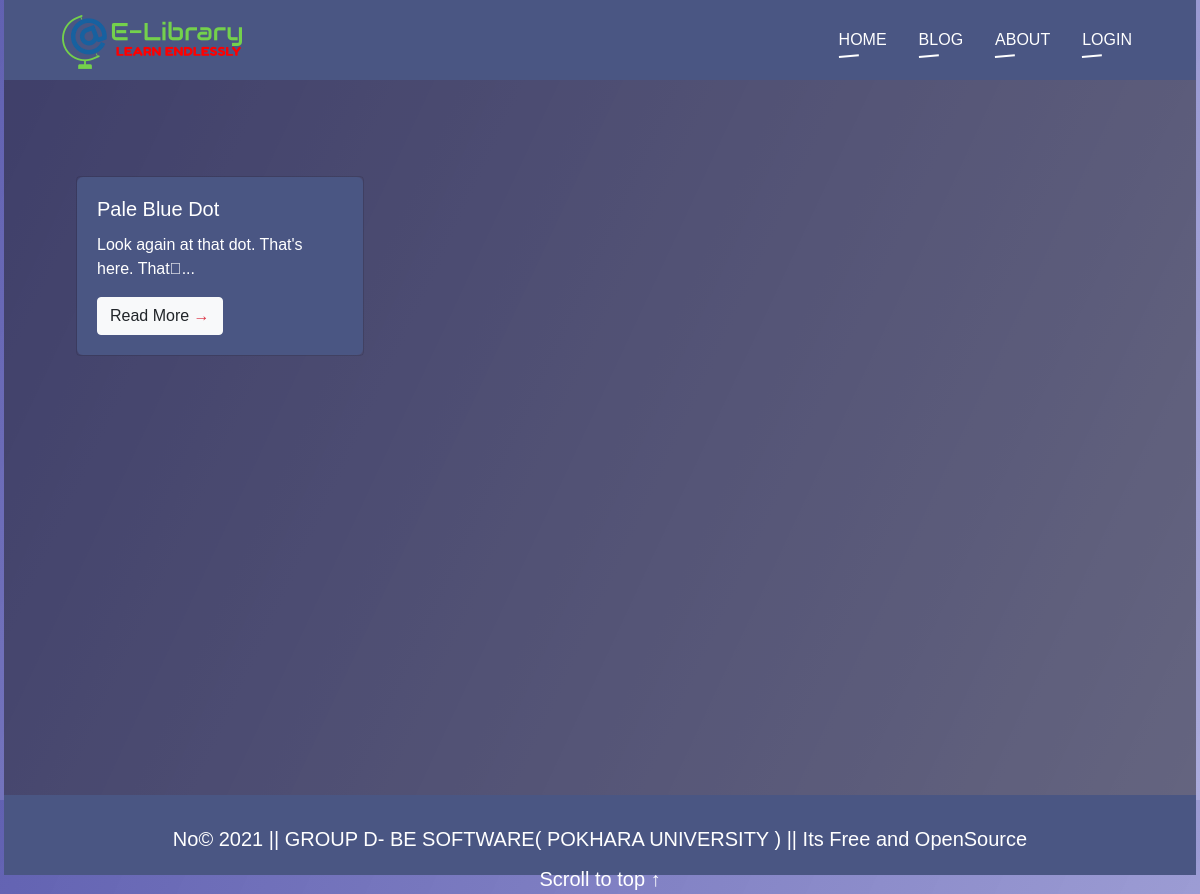
The app's page /components/blog/blog.php with its own data.
### tables this page shows
CREATE TABLE `blog_data` (
  `blog_id` int(11) NOT NULL,
  `user_id` int(11) NOT NULL,
  `title` varchar(70) NOT NULL,
  `content` longtext NOT NULL
);

### components/blog/logic.php (called while the page is built, shortened)
<?php
    $server = "localhost";
    $user = "root";
    $pass = "";
    $database = "librarydb";
    $conn = mysqli_connect($server, $user, $pass, $database);
    $sql = "SELECT * FROM blog_data";
    $query = mysqli_query($conn, $sql);
?>

### components/blog/blog.php (the view, shortened to what this page needs)
<!DOCTYPE html>
<html lang="en">
<head>
    <link rel="stylesheet" href="https://stackpath.bootstrapcdn.com/bootstrap/4.5.2/css/bootstrap.min.css">
</head>
<body>
<?php
  include ('../header.php');
  include ('logic.php');
?>
<section id="one" style ="min-height: 80vmin">
    <div class="container mt-5" style="position: absolute; top:0">
        <div class="row">
            <?php foreach($query as $q){ ?>
                <div class="col-12 col-lg-4 d-flex justify-content-center">
                    <div class="card text-white bg-transparent mt-5" style="width: 18rem;">
                        <div class="card-body" style="background-color:#4a5683 ; border-radius:6px">
                            <h5 class="card-title"><?php echo $q['title'];?></h5>
                            <p class="card-text">
                            <?php
                                $content = htmlspecialchars($q['content']);
                                 echo substr($content, 0, 50);?>...</p>
                            <a href="view.php?id=<?php echo $q['blog_id']?>" class="btn btn-light">Read More <span class="text-danger">&rarr;</span></a>
                        </div>
                    </div>
                </div>
            <?php }?>
        </div>
    </div>
</section>
</body>
<?php include ('../footer.php')?>
</html>

### components/css/headerfooter.css (style rules this page uses)
body { margin: 0; padding: 0 4px; height: 100vh; line-height: 1.5; font-family: 'Inconsolata', sans-serif; font-size: 62.5%; color: #fff; background-image: linear-gradient( 115deg, rgba(58, 58, 158, 0.8), rgba(136, 136, 206, 0.7) ), url(https://cdn.freecodecamp.org/testable-projects-fcc/images/survey-form-background.jpeg); }
a { text-decoration: none; color: #fff; }
section { position: relative; display: flex; padding: 2em 3em; flex-direction: column; justify-content: center; align-items: center; font-size: 1rem; border-radius: 1em; background-color: #191a1d7c; border-radius: unset; }

### records on screen
blog_data: title "Pale Blue Dot", content "Look again at that dot. That's here. That\u0003"
